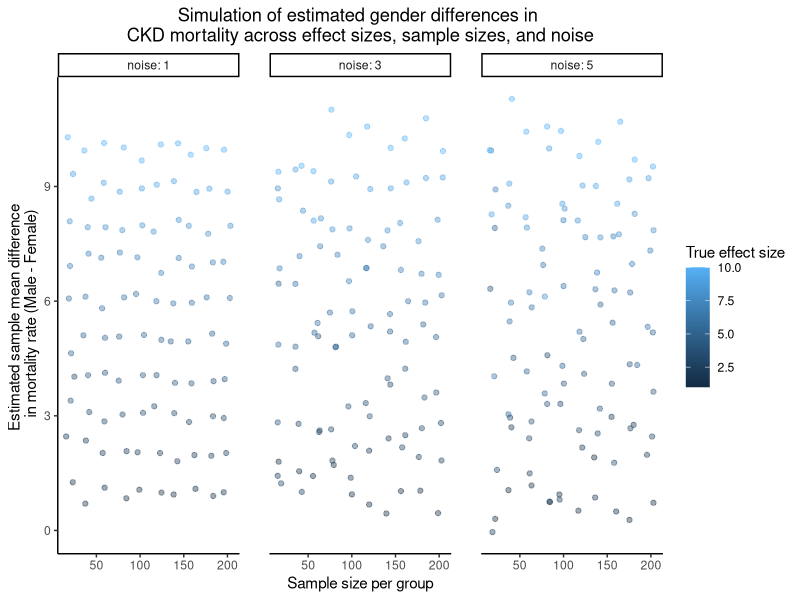
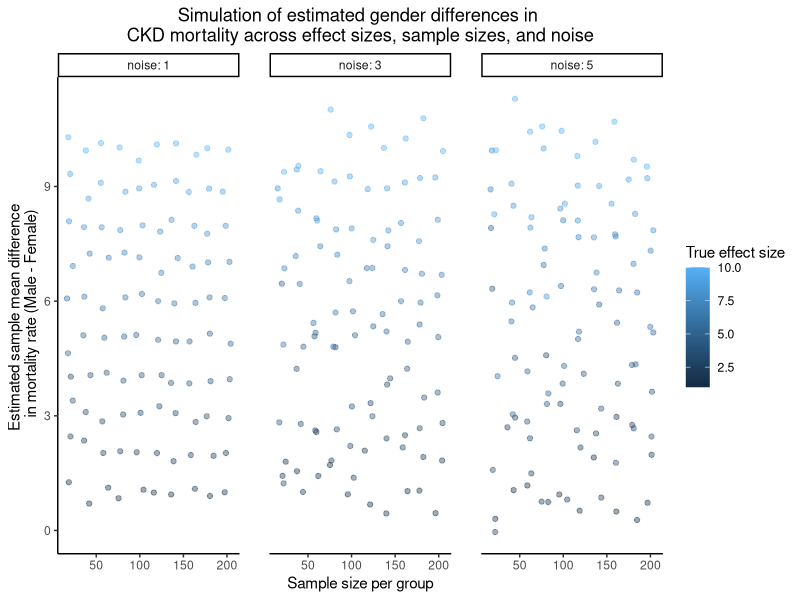

These figures' R source, in order:
## ---- chunk 1

knitr::opts_chunk$set(echo = TRUE, warning = FALSE, message = FALSE)

## ---- chunk 2

# Packages
library(tidyverse)
library(knitr)

# Set working directory
setwd("C:/Users/乌乌没有仙人/Desktop/6270/HW5/VTPEH6270_CP05_Jingxin-Yuan/Data/Processed data")

# Load file
data_ckd = read.csv("IHME-GBD_CKD_Processed.csv")

# filter data
data_ckd_old <- data_ckd %>%
  filter(
    location_name == "China",
    age_name == "60+ years",
    measure_name == "Deaths"
  ) %>%
  select(year, sex_name, val)

# Examine data structure
str(data_ckd_old)

# Create variable description table
var_table <- tibble(
  Variable_Name = c("year", "sex_name", "val"),
  Variable_Type = c("Discrete", "Categorical", "Continuous"),
  R_Class = c(class(data_ckd_old$year),
              class(data_ckd_old$sex_name),
              class(data_ckd_old$val)),
  Description = c(
    "Observation year",
    "Gender (Male or Female)",
    "CKD mortality rate per 100,000 population"
  )
)
var_table

## ---- chunk 3

param_table <- data.frame(
  Parameter = c("Baseline mortality rate","Gender effect","Noise","Sample size"),
  Symbol = c("$\\mu$","$\\delta$","$\\epsilon$","n"),
  Description = c(
    "Average CKD mortality rate among females",
    "Difference in mortality rate between males and females",
    "Random variability in mortality rate",
    "Number of simulated observations"
  )
)

knitr::kable(param_table)

## ---- chunk 4

simulate_ckd <- function(effect_size, noise, sample_size){
  gender <- rep(c("Female", "Male"), each = sample_size)
  baseline <- 43
  
  mortality <- c(
    rnorm(sample_size, mean = baseline - effect_size / 2, sd = noise),
    rnorm(sample_size, mean = baseline + effect_size / 2, sd = noise)
  )
  
  data.frame(
    gender = gender,
    mortality = mortality
  )
}

## ---- chunk 5

summarize_sim <- function(sim_data){
  sim_data |>
    dplyr::group_by(gender) |>
    dplyr::summarise(
      mean_mortality = mean(mortality),
      sd_mortality = sd(mortality),
      n = dplyr::n(),
      .groups = "drop"
    )
}

## ---- chunk 6

run_sim <- function(effect_size, noise, sample_size){
  sim_data <- simulate_ckd(effect_size, noise, sample_size)
  summary <- summarize_sim(sim_data)
  list(
    data = sim_data,
    summary = summary
  )
}

sim_example <- run_sim(effect_size = 5, noise = 2, sample_size = 100)
sim_example$summary

## ---- chunk 7

effect_sizes <- seq(1, 10, length.out = 10)
sample_sizes <- seq(20, 200, length.out = 10)
noise_levels <- c(1, 3, 5)

results <- list()

for(e in effect_sizes){
  for(s in sample_sizes){
    for(n in noise_levels){
      results[[length(results)+1]] <- run_sim(e,n,s)
    }
  }
}

## ---- chunk 8

# Reconstruct parameters in the same order
param_grid <- expand.grid(
  noise = noise_levels,
  sample_size = sample_sizes,
  effect_size = effect_sizes
)

# Extract estimated difference between males and females from each simulation
viz_df <- do.call(rbind, lapply(seq_along(results), function(i){
  x <- results[[i]]
  s <- x$summary
  female_mean <- s$mean_mortality[s$gender == "Female"]
  male_mean <- s$mean_mortality[s$gender == "Male"]
  
  data.frame(
    effect_size = param_grid$effect_size[i],
    noise = param_grid$noise[i],
    sample_size = param_grid$sample_size[i],
    estimated_difference = as.numeric(male_mean - female_mean)
  )
}))

summary_viz <- viz_df |>
  dplyr::group_by(noise, sample_size, effect_size) |>
  dplyr::summarise(
    mean_est = mean(estimated_difference),
    sd_est = sd(estimated_difference),
    .groups = "drop"
  )

# Plot
p5 <- ggplot(viz_df, aes(x = sample_size, y = estimated_difference, color = effect_size)) +
  geom_jitter(width = 5, height = 0, alpha = 0.4, size = 1.5) +
  facet_grid(~ noise, labeller = label_both) +
  labs(
    title = "Simulation of estimated gender differences in \nCKD mortality across effect sizes, sample sizes, and noise",
    x = "Sample size per group",
    y = "Estimated sample mean difference \n in mortality rate (Male - Female)",
    color = "True effect size"
  ) +
  theme_classic() +
  theme(
    plot.title = element_text(hjust = 0.5),
    panel.spacing = unit(1.5, "lines")
  )

ggsave("C:/Users/乌乌没有仙人/Desktop/6270/HW5/VTPEH6270_CP05_Jingxin-Yuan/Output/Figures/Simulation results across effect sizes, sample sizes and noise.png", plot = p5)

# Show Plot
p5
